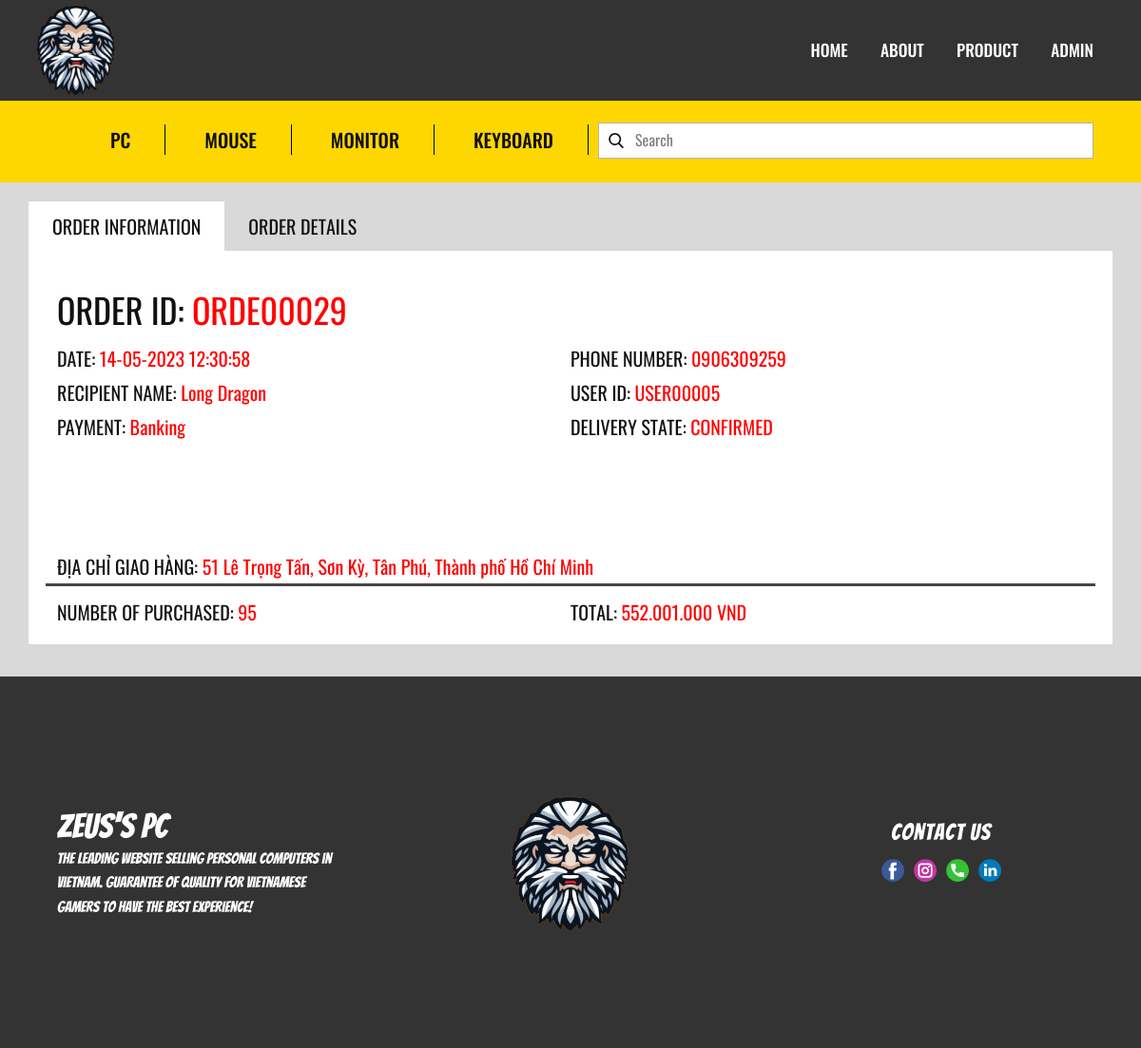
The page /Users/orderdetails.php?id=ORDE00029 (signed in) on the database its author committed.
### tables this page shows
CREATE TABLE `orders` (
  `IdOrder` char(20) NOT NULL,
  `IdAcc` char(20) NOT NULL,
  `Date` datetime NOT NULL,
  `Total` double DEFAULT 0,
  `Delivery` varchar(20) NOT NULL DEFAULT 'IN PROGRESS',
  `Payment` varchar(20) NOT NULL DEFAULT 'NONE',
  `Address` char(100) DEFAULT NULL,
  `Name` char(50) DEFAULT NULL,
  `PhoneNumber` char(11) DEFAULT NULL
);

### Class/Orders.php (called while the page is built, shortened)
<?php
    Class Orders{
        private $idorder;
        private $idacc;
        private $date;
        private $total;
        private $delivery;
        private $payment;
        private $name;
        private $phonenumber;
        private $address;
        private $numberofpurchased;
        public function __construct( ?string $idorder = null,?string $idacc = null,?float $total=0,?string $name=null,?string $phonenumber=null,?string $address=null) {
            $this->idorder=$idorder;
            $this->idacc = $idacc;
            $this->date=date("Y-m-d H:i:s");
            $this->delivery='IN PROGRESS';
            $this->total=$total;
            $this->payment='NONE';
            $this->name=$name;
            $this->phonenumber=$phonenumber;
            $this->address=$address;
        }
        public function setNumberofPurchased($numberofpurchased)
        {
            $this->numberofpurchased=$numberofpurchased;
        }
        public function setDate($date)
        {
            $this->date=$date;
        }
        public function setDelivery($delivery)
        {
            $this->delivery=$delivery;
        }
        public function setPayment($payment)
        {
            $this->payment=$payment;
        }
        public function getName()
        {
            return $this->name;
        }
        public function getAddress()
        {
            return $this->address;
        }
        public function getPhoneNumber()
        {
            return $this->phonenumber;
        }
        public function getIdOrder()
        {
            return $this->idorder;
        }
        public function getIdAcc()
        {
            return $this->idacc;
        }
        public function getDate()
        {
            return $this->date;
        }
        public function getTotal()
        {
            return $this->total;
        }
        public function getDelivery()
        {
            return $this->delivery;
        }
        public function getPayment()
        {
            return $this->payment;
        }
        public function getNumberofPurchased()
        {
            return $this->numberofpurchased;
        }
        public function selecSpecificOrder($id)
        {
            try{
                $sql="SELECT idorder,idacc,total,name,phonenumber,address,date,payment,delivery,(SELECT SUM(orderdetails.Quantity) from orders,orderdetails where orders.IdOrder='$id' and orderdetails.IdOrder=orders.IdOrder)as `purchased` FROM orders WHERE idorder='".$id."'";
                $stmt=Database::$pdo->prepare($sql);
                $stmt->execute();
                $orders=$stmt->fetchAll(PDO::FETCH_ASSOC);
                if(!empty($orders))
                {
                    $item=$orders[0];
                    $order=new Orders($item['idorder'],$item['idacc'],$item['total'],$item['name'],$item['phonenumber'],$item['address']);
                    $order->setDate($item['date']);
                    $order->setPayment($item['payment']);
                    $order->setDelivery($item['delivery']);
                    $order->setNumberofPurchased($item['purchased']);
                    return $order;
                }
                return null;
            }
            catch(PDOException $ex)
            {
                echo '<script>alert("'.$ex->getMessage().'")</script>';
            }
        }
    }

### Users/orderdetails.php (the view, shortened to what this page needs)
<?php
    require '../include/header.php';
    if(isset($_GET['id'])&&isset($_SESSION['login'][0]))
    {
        $order=new Orders();
        $order=$order->selecSpecificOrder($_GET['id']);
    }
    else
        header("location:../Admin/Error.php");
?>
<link rel="stylesheet" href="../Style/OrderDetails.css" media="screen">
<section class="u-align-center u-clearfix u-grey-15 u-section-1" id="sec-03a4">
<div class="u-clearfix u-sheet u-sheet-1">
    <div class="u-expanded-width u-tabs u-tabs-1">
        <ul class="u-tab-list u-unstyled" role="tablist">
            <li class="u-tab-item" role="presentation">
                <a class="active u-active-white u-button-style u-custom-font u-font-oswald u-tab-link u-tab-link-1" id="link-tab-14b7" href="#tab-14b7" role="tab" aria-controls="tab-14b7" aria-selected="true">ORDER INFORMATION</a>
            </li>
            <li class="u-tab-item" role="presentation">
                <a class="u-active-white u-button-style u-custom-font u-font-oswald u-tab-link u-tab-link-2" id="link-tab-0da5" href="#tab-0da5" role="tab" aria-controls="tab-0da5" aria-selected="false">ORDER DETAILS</a>
            </li>
        </ul>
        <div class="u-tab-content">
            <div class="u-align-left u-container-style u-tab-active u-tab-pane u-white u-tab-pane-1" id="tab-14b7" role="tabpanel" aria-labelledby="link-tab-14b7">
                <div class="u-container-layout u-container-layout-1">
                    <p class="u-custom-font u-font-oswald u-text u-text-1">
                        ORDER ID: <a style="color:red"><?=$order->getIdOrder()?></a>
                    </p>
                    <p class="u-custom-font u-font-oswald u-text u-text-2">
                        DATE: <a style="color:red"><?php echo date('d-m-Y H:i:s', strtotime($order->getDate()));?></a>
                    </p>
                    <p class="u-custom-font u-font-oswald u-text u-text-3">
                        RECIPIENT NAME: <a style="color:red"><?=$order->getName()?></a>
                    </p>
                    <p class="u-custom-font u-font-oswald u-text u-text-4">
                        PHONE NUMBER: <a style="color:red"><?=$order->getPhoneNumber()?></a>
                    </p>
                    <p class="u-custom-font u-font-oswald u-text u-text-5">
                        USER ID: <a style="color:red"><?=$order->getIdAcc()?></a>
                    </p>
                    <p class="u-custom-font u-font-oswald u-text u-text-6">
                        DELIVERY STATE: <a style="color:red"><?=$order->getDelivery()?></a>
                    </p>
                    <p class="u-custom-font u-font-oswald u-text u-text-7">
                         PAYMENT: <a style="color:red"><?=$order->getPayment()?></a>
                    </p>
                    <p class="u-custom-font u-font-oswald u-text u-text-8">
                        ĐỊA CHỈ GIAO HÀNG: <a style="color:red"><?=$order->getAddress()?>
                    </a>
                    </p>
                    <div class="u-border-3 u-border-grey-dark-1 u-expanded-width-lg u-expanded-width-md u-expanded-width-xl u-line u-line-horizontal u-line-1"></div>
                    <p class="u-custom-font u-font-oswald u-text u-text-9">
                        TOTAL: <a style="color:red"><?=number_format($order->getTotal(),0,',','.')?> VND</a>
                    </p>
                    <p class="u-custom-font u-font-oswald u-text u-text-10">
                        NUMBER OF PURCHASED: <a style="color:red"><?=$order->getNumberofPurchased()?></a>
                    </p>
                </div>
            </div>
        </div>
    </div>
</div>
</section>
<?php require '../include/footer.php'
?>

### Style/OrderDetails.css (style rules this page uses)
.u-section-1 .u-sheet-1 { margin-top: 20px; }
.u-section-1 .u-tabs-1 { min-height: 466px; margin-top: 0; margin-bottom: 34px; height: auto; }
.u-section-1 .u-tab-link-1 { font-size: 1.25rem; background-image: none; font-weight: 400; padding: 10px 25px; }
.u-section-1 .u-tab-link-2 { font-size: 1.25rem; background-image: none; font-weight: 400; padding: 10px 25px; }
.u-section-1 .u-tab-pane-1 { background-image: none; margin-top: 0; margin-bottom: 0; }
.u-section-1 .u-container-layout-1 { padding: 18px 18px 15px; }
.u-section-1 .u-text-1 { line-height: 1.8; font-size: 2.25rem; margin: 12px 552px 0 12px; font-weight: normal; }
.u-section-1 .u-text-2 { line-height: 1.8; font-size: 1.25rem; margin: 0 552px 0 12px; font-weight: normal; }
.u-section-1 .u-text-3 { line-height: 1.8; font-size: 1.25rem; margin: 0 552px 0 12px; font-weight: normal; }
.u-section-1 .u-text-4 { line-height: 1.8; font-size: 1.25rem; margin: -72px 12px 0 552px; font-weight: normal; }
.u-section-1 .u-text-5 { line-height: 1.8; font-size: 1.25rem; margin: 0 12px 0 552px; font-weight: normal; }
.u-section-1 .u-text-6 { line-height: 1.8; font-size: 1.25rem; margin: 0 12px 0 552px; font-weight: normal; }
.u-section-1 .u-text-7 { line-height: 1.8; font-size: 1.25rem; margin: -36px 552px 0 12px; font-weight: normal; }
.u-section-1 .u-text-8 { line-height: 1.8; font-size: 1.25rem; margin: 111px 12px 0; font-weight: normal; }
.u-section-1 .u-line-1 { transform-origin: left center 0px; margin: 0 12px; }
.u-section-1 .u-text-9 { line-height: 1.8; font-size: 1.25rem; margin: 9px 12px 0 552px; font-weight: normal; }
.u-section-1 .u-text-10 { line-height: 1.8; font-size: 1.25rem; margin: -36px 552px 0 12px; font-weight: normal; }

### rows shown on the page
orders: IdOrder "ORDE00029", Date "14-05-2023 12:30:58", Name "Long Dragon", PhoneNumber "0906309259", IdAcc "USER00005", Delivery "CONFIRMED", Payment "Banking", Address "51 Lê Trọng Tấn, Sơn Kỳ, Tân Phú, Thành phố Hồ Chí Minh", Total "552.001.000"

### other values the page prints
$order->getNumberofPurchased() "95"
